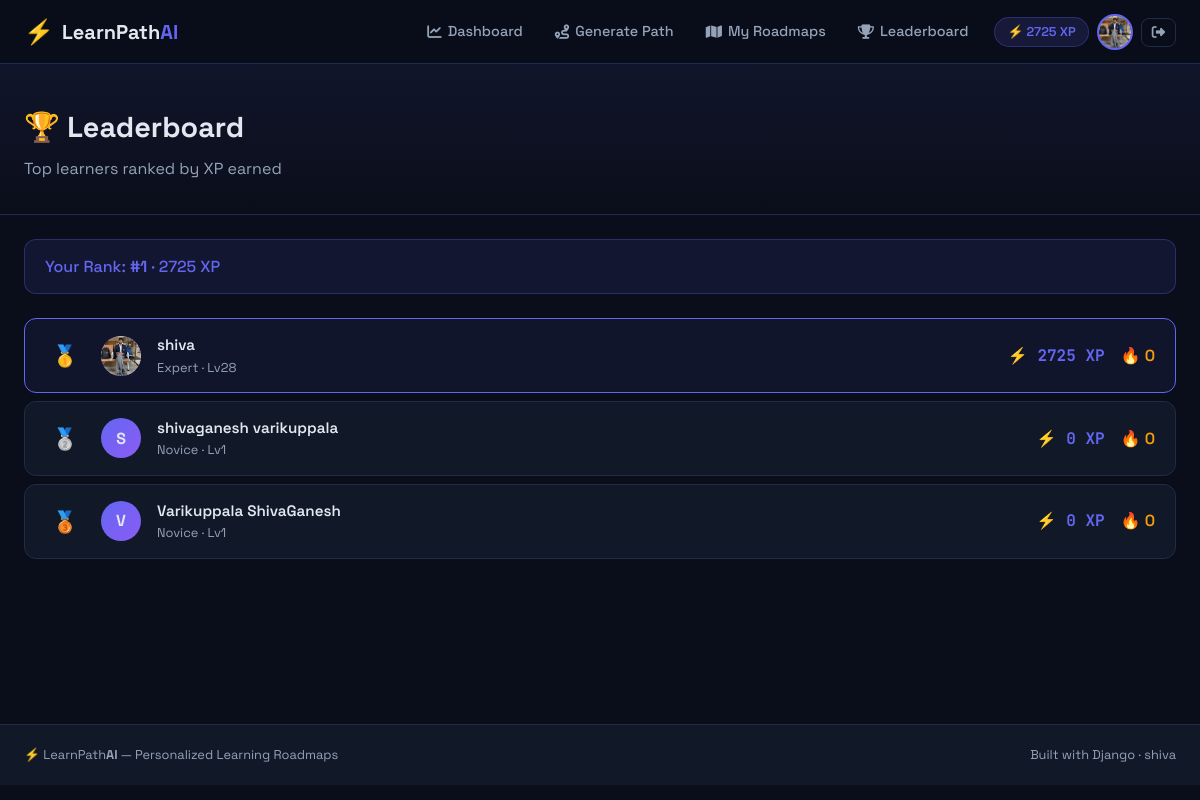
The app's page /progress/leaderboard/ (signed in), older data.
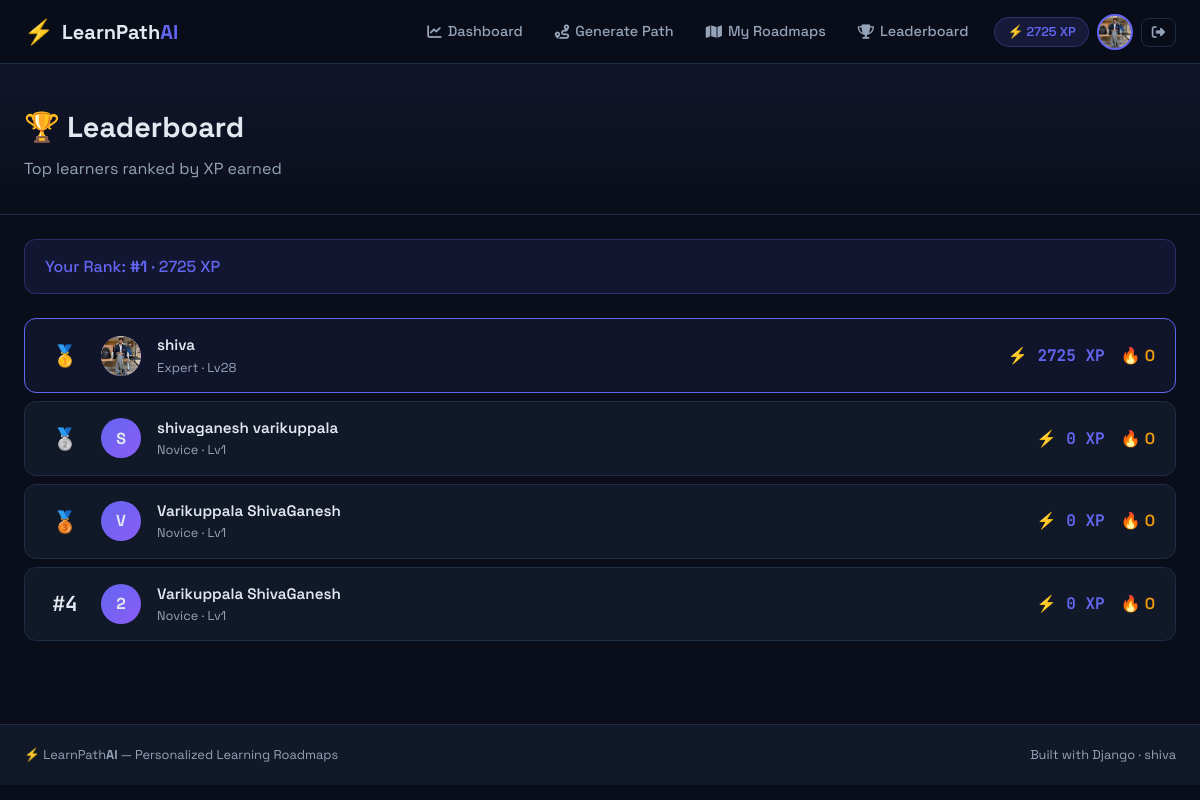
The same page, newer data.
### users/models.py (models this page shows, shortened)
class UserProfile(models.Model):
    EXPERIENCE_CHOICES = [
        ('beginner', 'Beginner'),
        ('intermediate', 'Intermediate'),
        ('advanced', 'Advanced'),
    ]
    user = models.OneToOneField(User, on_delete=models.CASCADE, related_name='profile')
    bio = models.TextField(blank=True, max_length=500)
    avatar = models.ImageField(upload_to='avatars/', null=True, blank=True)
    experience_level = models.CharField(max_length=20, choices=EXPERIENCE_CHOICES, default='beginner')
    daily_study_hours = models.FloatField(default=1.0)
    total_xp = models.IntegerField(default=0)
    streak_days = models.IntegerField(default=0)
    last_activity = models.DateTimeField(null=True, blank=True)
    joined_at = models.DateTimeField(auto_now_add=True)
    class Meta:
        verbose_name = 'User Profile'
        verbose_name_plural = 'User Profiles'
    @property
    def level_title(self):
        if self.total_xp < 100:
            return 'Novice'
        elif self.total_xp < 500:
            return 'Apprentice'
        elif self.total_xp < 1500:
            return 'Scholar'
        elif self.total_xp < 3000:
            return 'Expert'
        else:
            return 'Master'
    @property
    def level_number(self):
        return max(1, self.total_xp // 100 + 1)

### progress/views.py (the view)
# urls.py: path('leaderboard/', views.LeaderboardView.as_view(), name='leaderboard'),
@method_decorator(login_required, name='dispatch')
class LeaderboardView(View):
    template_name = 'progress/leaderboard.html'
    def get(self, request):
        profiles = UserProfile.objects.select_related('user').order_by('-total_xp')[:20]
        return render(request, self.template_name, {
            'profiles': profiles,
            'user_rank': self._get_user_rank(request.user),
        })
    def _get_user_rank(self, user):
        higher = UserProfile.objects.filter(total_xp__gt=user.profile.total_xp).count()
        return higher + 1

### templates/progress/leaderboard.html (shortened to what this page needs)
{% extends 'base.html' %}
{% block content %}
<div class="page-header">
    <div class="container">
        <h1>🏆 Leaderboard</h1>
        <p>Top learners ranked by XP earned</p>
    </div>
</div>
<div class="container">
    <div class="leaderboard-your-rank">
        Your Rank: <strong>#{{ user_rank }}</strong> · {{ request.user.profile.total_xp }} XP
    </div>
    <div class="leaderboard-table">
        {% for profile in profiles %}
        <div class="lb-row {% if profile.user == request.user %}lb-you{% endif %}">
            <div class="lb-rank">
                {% if forloop.counter == 1 %}🥇
                {% elif forloop.counter == 2 %}🥈
                {% elif forloop.counter == 3 %}🥉
                {% else %}#{{ forloop.counter }}{% endif %}
            </div>
            <div class="lb-avatar">
                {% if profile.avatar %}
                    <img src="{{ profile.avatar.url }}" alt="">
                {% else %}
                    <span>{{ profile.user.username|first|upper }}</span>
                {% endif %}
            </div>
            <div class="lb-info">
                <div class="lb-name">{{ profile.user.get_full_name|default:profile.user.username }}</div>
                <div class="lb-title">{{ profile.level_title }} · Lv{{ profile.level_number }}</div>
            </div>
            <div class="lb-xp">⚡ {{ profile.total_xp }} XP</div>
            <div class="lb-streak">🔥 {{ profile.streak_days }}</div>
        </div>
        {% endfor %}
    </div>
</div>
{% endblock %}

Row changes from the older to the newer data that the page shows:
added UserProfile: user.username|first "2", user.get_full_name "Varikuppala ShivaGanesh", level_title "Novice", level_number "1", total_xp "0", streak_days "0"
